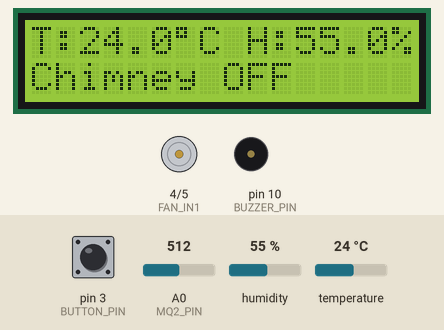
Bench run of a sketch on a simulated Arduino Uno, built with avr-gcc and run on an emulated ATmega328P. Parts: 16×2 character LCD, motor-driver pin pairs drawn as motors (green arrow = first pin HIGH = forward, orange = second pin HIGH = backward, longer = more drive, scaled by the enable pin), buzzer (waves = sounding). The test bench sets the inputs (shaded band); at power-on: pin 3 (BUTTON_PIN) HIGH, A0 (MQ2_PIN) = 512, humidity 55 %, temperature 24 °C. The modem accepts every AT command (registered, SIM ready, sends succeed) and sends nothing else; what the sketch prints to the serial monitor is not drawn.

Above: at 6.3 s.
6.4 s: pin 3 (BUTTON_PIN) pulled LOW for 3.2 s
At 7.1 s:
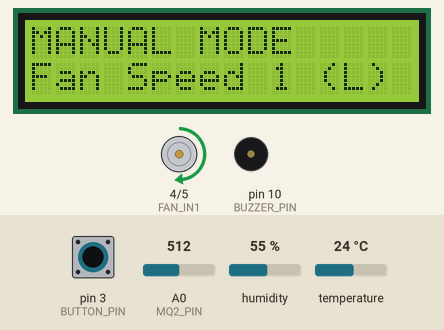
At 9.8 s:
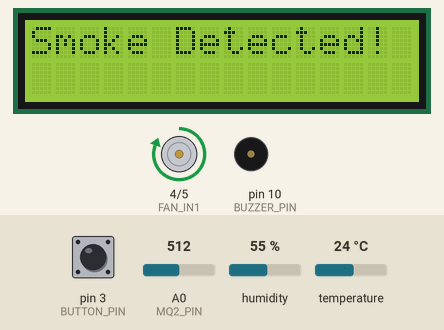
Timing chart, 0 to 11.3 s (numbered marks = the images above; inputs shaded):
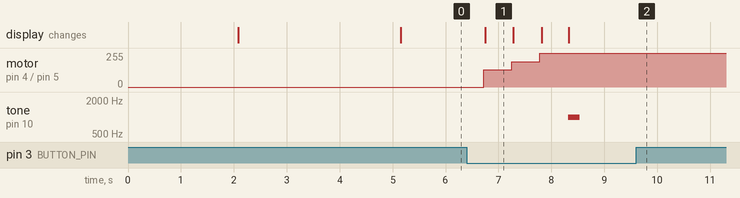

The sketch:

smart_chimney.ino
```cpp
#include <DHT.h>
#include <Wire.h>
#include <LiquidCrystal_I2C.h>
#include <SoftwareSerial.h>

// === PIN DEFINITIONS ===
#define DHTPIN 2
#define DHTTYPE DHT22
#define MQ2_PIN A0
#define FAN_EN 9
#define FAN_IN1 4
#define FAN_IN2 5
#define BUZZER_PIN 10
#define BUTTON_PIN 3
#define GSM_RX 7
#define GSM_TX 8

#define DELAY_TIME_MS 3000 // delay before confirming gas leak

LiquidCrystal_I2C lcd(0x20, 16, 2);
DHT dht(DHTPIN, DHTTYPE);
SoftwareSerial gsm(GSM_RX, GSM_TX);

// === VARIABLES ===
int fanSpeed = 0;
bool manualMode = false;
int buttonPressCount = 0;
unsigned long lastButtonPress = 0;

unsigned long gasStartTime = 0;
bool gasAlarmActive = false;
bool gsmNotified = false;

unsigned long tempHumStartTime = 0;
unsigned long tempHumEndTime = 0;

// === FUNCTION PROTOTYPES ===
void controlFan(int speed);
void displayFanStatus(float temp, float humidity);
void lcdPrint(String msg);
void checkGasAlarm();
void handleManualMode();
void handleAutoMode();
int calculateRequiredSpeed(float temp, float humidity);
void initGSM();
void sendSMSAndCall();

void setup() {
  pinMode(FAN_EN, OUTPUT);
  pinMode(FAN_IN1, OUTPUT);
  pinMode(FAN_IN2, OUTPUT);
  pinMode(BUZZER_PIN, OUTPUT);
  pinMode(BUTTON_PIN, INPUT_PULLUP);

  Serial.begin(9600);
  gsm.begin(9600);
  dht.begin();
  lcd.init();
  lcd.backlight();

  Serial.println("\n=== SMART CHIMNEY SYSTEM STARTING ===");
  lcd.setCursor(0, 0);
  lcd.print("Chimney System");
  delay(2000);
  lcd.clear();

  initGSM();
}

void loop() {
  // === Button Press Logic ===
  if (digitalRead(BUTTON_PIN) == LOW) {
    if (millis() - lastButtonPress > 300) { // debounce
      buttonPressCount++;
      if (buttonPressCount > 4) {
        buttonPressCount = 0;
        manualMode = false;
        Serial.println("Switched to AUTO MODE");
      } else {
        manualMode = true;
        Serial.print("Manual Mode: Fan Level ");
        Serial.println(buttonPressCount);
      }
      lastButtonPress = millis();
    }
  }

  checkGasAlarm();

  if (!gasAlarmActive) {
    gsmNotified = false; // reset flag for next detection
    if (manualMode) handleManualMode();
    else handleAutoMode();
  }

  delay(500);
}

// === GSM INITIALIZATION ===
void initGSM() {
  Serial.println("Initializing SIM800L...");
  gsm.println("AT");
  delay(1000);
  gsm.println("AT+CMGF=1"); // text mode
  delay(1000);
  gsm.println("AT+CSCS=\"GSM\"");
  delay(1000);
  Serial.println("GSM Module Ready.");
}

// === GAS DETECTION ===
void checkGasAlarm() {
  int gasValue = analogRead(MQ2_PIN);

  if (gasValue > 300) {
    if (gasStartTime == 0) gasStartTime = millis();
    if (millis() - gasStartTime >= DELAY_TIME_MS) {
      if (!gasAlarmActive) {
        Serial.print("🔥 GAS/SMOKE detected! Value: ");
        Serial.println(gasValue);
      }
      gasAlarmActive = true;
    }
  } else {
    if (gasAlarmActive) {
      Serial.println("✅ Gas level normal again. System resuming normal operation.");
    }
    gasStartTime = 0;
    gasAlarmActive = false;
  }

  if (gasAlarmActive) {
    controlFan(3);
    tone(BUZZER_PIN, 1000);
    lcdPrint("Smoke Detected!");
    delay(200);
    noTone(BUZZER_PIN);
    delay(200);

    if (!gsmNotified) {
      sendSMSAndCall();
      gsmNotified = true;
    }
  } else {
    noTone(BUZZER_PIN);
  }
}

// === SEND SMS & MAKE CALL ===
void sendSMSAndCall() {
  String phoneNumber = "+919741912829";  // 🔹 Replace with your number
  String message = "ALERT! Smoke/Gas detected in chimney system. Fan running at highest speed.";

  Serial.print("📨 Sending SMS to ");
  Serial.println(phoneNumber);
  Serial.print("Message content: ");
  Serial.println(message);

  gsm.println("AT+CMGF=1");
  delay(1000);
  gsm.print("AT+CMGS=\"");
  gsm.print(phoneNumber);
  gsm.println("\"");
  delay(1000);
  gsm.print(message);
  delay(1000);
  gsm.write(26); // CTRL+Z
  delay(3000);
  Serial.println("✅ SMS sent successfully!");

  // Make call
  Serial.print("📞 Dialing emergency call to ");
  Serial.println(phoneNumber);
  gsm.print("ATD");
  gsm.print(phoneNumber);
  gsm.println(";");
  delay(10000); // keep call for 10s
  gsm.println("ATH"); // hang up
  Serial.println("📴 Call ended.");
}

// === AUTO MODE ===
void handleAutoMode() {
  float humidity = dht.readHumidity();
  float temp = dht.readTemperature();

  if (isnan(humidity) || isnan(temp)) {
    lcdPrint("Sensor Error!");
    Serial.println("⚠️ DHT sensor error!");
    return;
  }

  int requiredSpeed = calculateRequiredSpeed(temp, humidity);

  if (requiredSpeed > 0) {
    tempHumEndTime = 0;
    if (tempHumStartTime == 0) tempHumStartTime = millis();
    if (millis() - tempHumStartTime >= DELAY_TIME_MS)
      fanSpeed = requiredSpeed;
  } else {
    tempHumStartTime = 0;
    if (fanSpeed > 0) {
      if (tempHumEndTime == 0) tempHumEndTime = millis();
      if (millis() - tempHumEndTime >= DELAY_TIME_MS)
        fanSpeed = 0;
    } else tempHumEndTime = 0;
  }

  controlFan(fanSpeed);
  displayFanStatus(temp, humidity);
}

// === MANUAL MODE ===
void handleManualMode() {
  int prevSpeed = fanSpeed;
  switch (buttonPressCount) {
    case 1: fanSpeed = 1; break;
    case 2: fanSpeed = 2; break;
    case 3: fanSpeed = 3; break;
    case 4: fanSpeed = 0; break;
    case 0: fanSpeed = 0; break;
  }

  if (fanSpeed != prevSpeed) {
    Serial.print("Manual Fan Speed set to ");
    Serial.println(fanSpeed);
  }

  controlFan(fanSpeed);
  displayFanStatus(0, 0);
}

// === FAN CONTROL ===
void controlFan(int speed) {
  digitalWrite(FAN_IN1, HIGH);
  digitalWrite(FAN_IN2, LOW);

  int pwm = 0;
  if (speed == 1) pwm = 130;
  else if (speed == 2) pwm = 190;
  else if (speed == 3) pwm = 255;
  analogWrite(FAN_EN, pwm);
}

// === LCD DISPLAY ===
void displayFanStatus(float temp, float humidity) {
  lcd.setCursor(0, 0);
  if (manualMode) lcd.print("MANUAL MODE     ");
  else {
    lcd.print("T:"); lcd.print(temp, 1); lcd.print((char)223); lcd.print("C ");
    lcd.print("H:"); lcd.print(humidity, 1); lcd.print("%  ");
  }

  lcd.setCursor(0, 1);
  if (fanSpeed == 0) lcd.print("Chimney OFF     ");
  else if (fanSpeed == 1) lcd.print("Fan Speed 1 (L) ");
  else if (fanSpeed == 2) lcd.print("Fan Speed 2 (M) ");
  else if (fanSpeed == 3) lcd.print("Fan Speed 3 (H) ");
}

void lcdPrint(String msg) {
  lcd.clear();
  lcd.setCursor(0, 0);
  lcd.print(msg);
}

// === CALCULATE FAN SPEED ===
int calculateRequiredSpeed(float temp, float humidity) {
  int tempSpeed = (temp > 40) ? 3 : (temp > 35) ? 2 : (temp > 30) ? 1 : 0;
  int humSpeed = (humidity > 90) ? 3 : (humidity > 82) ? 2 : (humidity > 77) ? 1 : 0;
  return max(tempSpeed, humSpeed);
}
```

Measured:
- after the input at 6.4 s, motor on pin 4 (FAN_IN1) / pin 5 (FAN_IN2): stopped → forward 130/255 after 0.32 s, → forward 190/255 0.53 s later, → forward 255/255 0.53 s later; the display: changes after 0.35 s (image 1)
- what the display in image 1 shows lasts 0.5 s, from 6.8 s to 7.3 s
